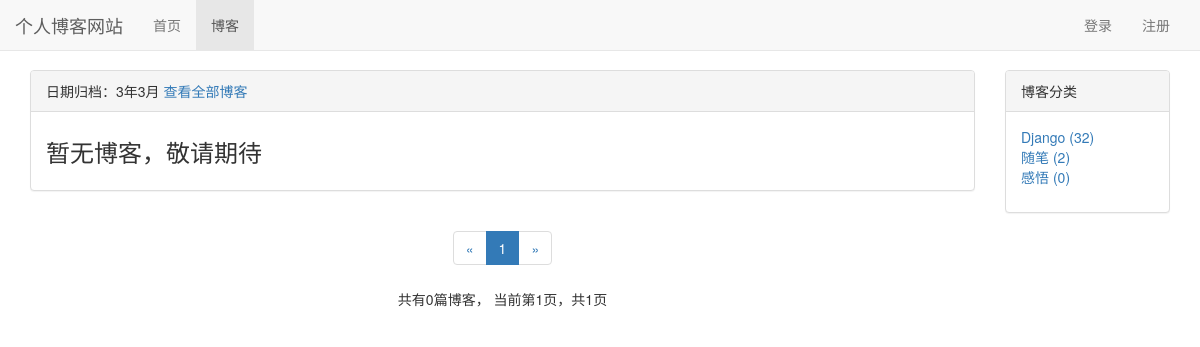
/blog/date/3/3, run on the app's committed database.
### blog/models.py (models this page shows, shortened)
class BlogType(models.Model):
    type_name = models.CharField(max_length=15)

### blog/views.py (the view)
# urls.py: path('date/<int:year>/<int:month>', views.blogs_with_date, name="blogs_with_date"),
def blogs_with_date(request, year, month):
    blogs_all_list = Blog.objects.filter(created_time__year=year, created_time__month=month)
    context = get_blog_list_common_data(request, blogs_all_list)
    context['blogs_with_date'] = '%s年%s月' % (year, month)
    return render(request, 'blog/blogs_with_date.html', context)

### user/context_processors.py (called while the page is built)
def login_modal_form(request):
    return {'login_modal_form': LoginForm()}

### blog/templates/blog/blogs_with_date.html (shortened to what this page needs)
{% extends 'blog/blog_list.html' %}
{% block blog_list_title %}
    日期归档：{{ blogs_with_date }}
    <a href="{% url 'blog_list' %}">查看全部博客</a>
{% endblock %}

### blog/templates/blog/blog_list.html (shortened to what this page needs)
{% extends 'base.html' %}
{% block nav_blog_active %}active{% endblock %}
{% load static %}
{% load comment_tags %}
{% load likes_tags %}
{% block header_extends %}
    <link rel="stylesheet" href="{% static 'blog/blog.css' %}">
{% endblock %}
{% block content %}
    <div class="container">
        <div class="row">
            <div class="col-xs-12 col-sm-8 col-md-9 col-lg-10">
                <div class="panel panel-default">
                    <div class="panel-heading">{% block blog_list_title %}博客列表{% endblock %}</div>
                    <div class="panel-body">
                        {% for blog in blogs %}
                            <div class="blog">
                                <h3><a href="{% url 'blog_detail' blog.pk %}">{{ blog.title }}</a></h3>
                                <p class="blog-info">
                                    <span class="glyphicon glyphicon-tag"></span> <a href="{% url 'blogs_with_type' blog.blog_type.pk %}">{{ blog.blog_type }}</a>&nbsp;&nbsp;
                                    <span class="glyphicon glyphicon-time"></span> {{ blog.created_time|date:"Y-m-d" }}&nbsp;&nbsp;
                                    阅读({{ blog.get_read_num }})&nbsp;&nbsp;
                                    评论({% get_comment_count blog %})&nbsp;&nbsp;
                                    点赞({% get_like_count blog %})
                                </p>
                                <p>{{ blog.content|striptags|truncatechars:120 }}</p>
                            </div>
                        {% empty %}
                            <div class="blog">
                                <h3>暂无博客，敬请期待</h3>
                            </div>
                        {% endfor %}
                    </div>
                </div>
                <div class="paginator">
                    <ul class="pagination">
                        <li>
                            {% if page_of_blogs.has_previous %}
                                <a href="?page={{ page_of_blogs.previous_page_number }}" aria-label="Previous">
                                    <span aria-hidden="true">&laquo;</span>
                                </a>
                            {% else %}
                                <span aria-hidden="true">&laquo;</span>
                            {% endif %}
                        </li>
                        {% for page_num in page_range %}
                            {% if page_num == page_of_blogs.number %}
                                <li class="active"><span>{{ page_num }}</span></li>
                            {% else %}
                                {% if page_num == '...' %}
                                    <li><span>{{ page_num }}</span></li>
                                {% else %}
                                    <li><a href="?page={{ page_num }}">{{ page_num }}</a></li>
                                {% endif %}
                            {% endif %}
                        {% endfor %}
                        <li>
                            {% if page_of_blogs.has_next %}
                                <a href="?page={{ page_of_blogs.next_page_number }}" aria-label="Next">
                                    <span aria-hidden="true">&raquo;</span>
                                </a>
                            {% else %}
                                <span aria-hidden="true">&raquo;</span>
                            {% endif %}
                        </li>
                    </ul>
                    <p>
                        共有{{ page_of_blogs.paginator.count }}篇博客，
                        当前第{{ page_of_blogs.number }}页，共{{ page_of_blogs.paginator.num_pages }}页
                    </p>
                </div>
            </div>
            <div class="hidden-xs col-sm-4 col-md-3 col-lg-2">
                <div class="panel panel-default">
                    <div class="panel-heading">博客分类</div>
                    <div class="panel-body">
                        <ul class="blog-types">
                            {% for blog_type in blog_types %}
                                <li>
                                    <a href="{% url 'blogs_with_type' blog_type.pk %}">
                                        {{ blog_type.type_name }} ({{ blog_type.blog_count }})
                                    </a>
                                </li>
                            {% empty %}
                                <li>暂无分类</li>
                            {% endfor %}
                        </ul>
                    </div>
                </div>
            </div>
        </div>
    </div>
{% endblock %}

### static/base.css (style rules this page uses)
* { margin: 0; padding: 0; }
body { margin-top: 70px!important; }
ul { list-style-type: none!important; }

### blog/static/blog/blog.css (style rules this page uses)
ul.blog-types { list-style-type: none; }
div.blog h3 { margin-top: 0.5em; }
div.paginator { text-align: center; }

### data on the page
BlogType: type_name "Django", blog_count "32"
BlogType: type_name "随笔", blog_count "2"
BlogType: type_name "感悟", blog_count "0"

### other printed values
{{ blogs_with_date }} "3年3月"
{{ page_num }} "1"
{{ page_of_blogs.paginator.count }} "0"
{{ page_of_blogs.number }} "1"
{{ page_of_blogs.paginator.num_pages }} "1"
